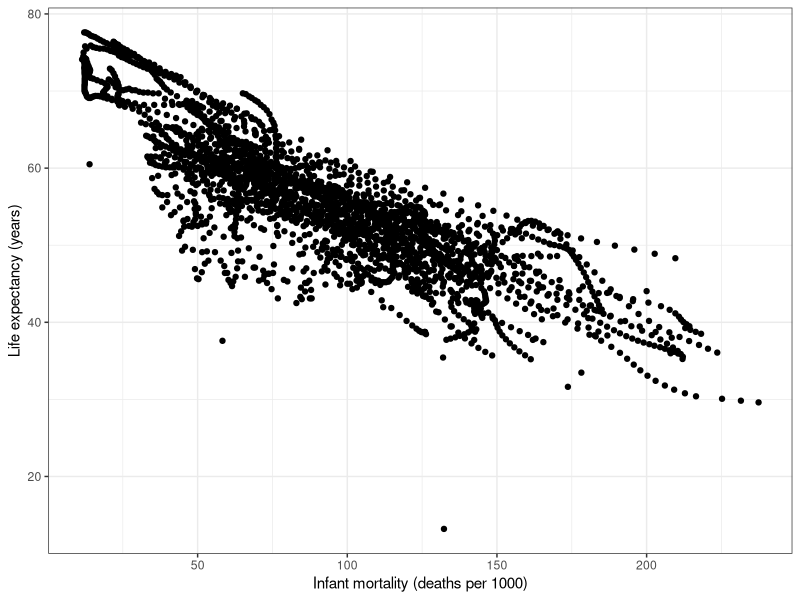
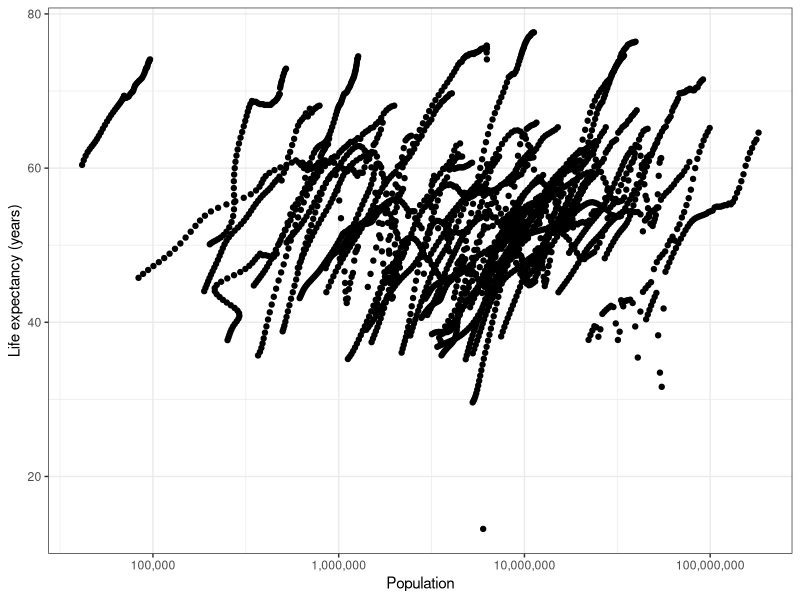
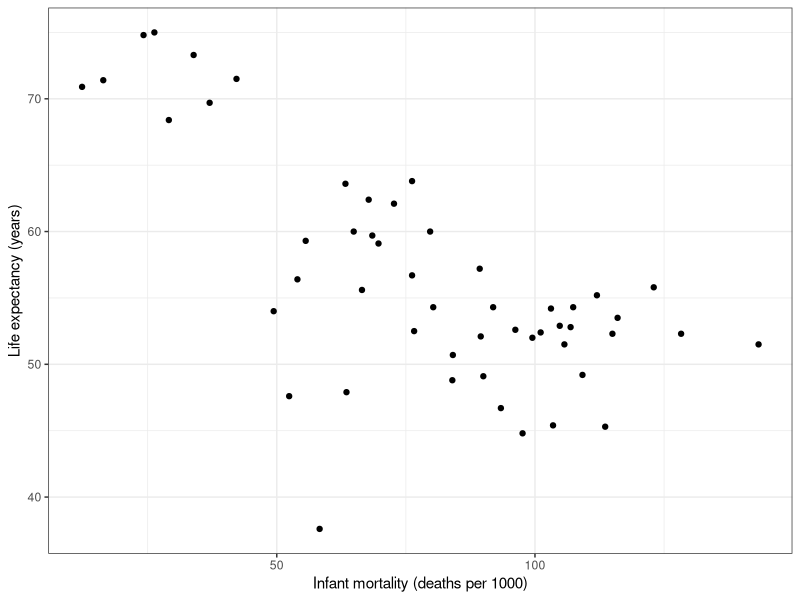
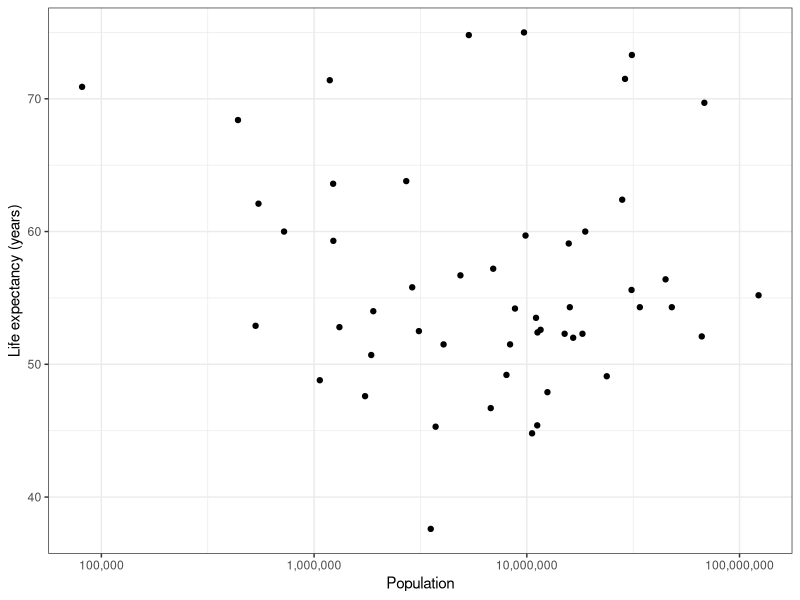
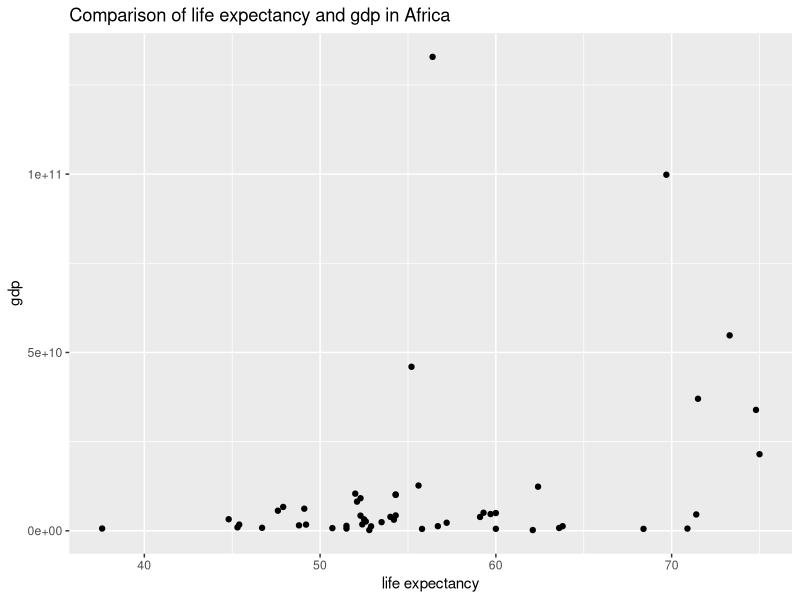
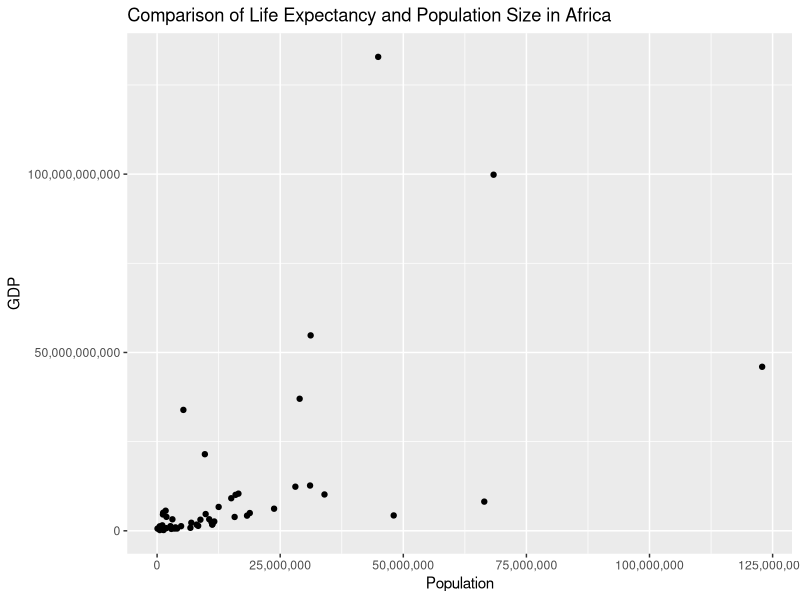

Recreate these plots in R, in order.
## ---- chunk 1
knitr::opts_chunk$set(include = TRUE, echo = TRUE)
## ---- chunk 2
# The dslabs package is where the data we want to use lives.
library(dslabs)

# We also need the tidyverse package for analysis later.
library(tidyverse)

# Use the scales package to make plot labels nicer
library(scales)

# Use the brooms package to help move data into easier format for tables
library(broom)

#Allows for easy to create tables from statistical data
library(knitr)
library(kableExtra)

# Open the help file for the gapminder data to examine contents.
help(gapminder)

# Examine the structure of the gapminder data
str(gapminder)

# Get a summary of the gapminder data variables
summary(gapminder)

# Print the class of the gapminder object
class(gapminder)
## ---- chunk 3
# Filter out records where the continent is "Africa"
africadata <- gapminder %>%
  dplyr::filter(continent == "Africa")

# View structure and summary of the Africa-only data to see what changed.
str(africadata)
summary(africadata)
## ---- chunk 4
# Create a data frame with only infant mortality and life expectancy
africa_im_le <- africadata %>%
  dplyr::select(infant_mortality, life_expectancy)

str(africa_im_le)
summary(africa_im_le)

# Create a data frame with only population size and life expectancy
africa_ps_le <- africadata %>%
  dplyr::select(population, life_expectancy)

str(africa_ps_le)
summary(africa_ps_le)
## ---- chunk 5
# scatterplot of life expectancy vs infant mortality
africa_im_le %>%
  # define which fields to plot
  ggplot(aes(x = infant_mortality, y = life_expectancy)) +
  # make the plot a scatterplot
  geom_point() +
  # change the way the plot looks (i.e. changing "non-data ink")
  theme_bw() +
  # make the axis titles nicer
  labs(
    x = "Infant mortality (deaths per 1000)",
    y = "Life expectancy (years)"
  )

# scatterplot of life expectancy vs population size
africa_ps_le %>%
  # define which fields to plot
  ggplot(aes(x = population, y = life_expectancy)) +
  # make the plot a scatterplot
  geom_point() +
  # change the way the plot looks
  theme_bw() +
  # Make the axis titles nicer
  labs(
    x = "Population",
    y = "Life expectancy (years)"
  ) +
  # customize the x-axis scale
  scale_x_continuous(
    # use a log scale for population size
    trans = "log10",
    # format the values with commas rather than scientific notation
    labels = scales::comma
  )
## ---- chunk 6
africadata %>%
  # Filter for any rows where either variable is NA (missing)
  dplyr::filter(is.na(infant_mortality) | is.na(life_expectancy)) %>%
  # Count up the number of missing records for each year
  dplyr::count(year, sort = TRUE, name = "# records missing")
## ---- chunk 7
# Filter only records where the year is 2000
africadata_2000 <- africadata %>%
  filter(year == 2000)

# Check to see if everything worked alright
str(africadata_2000)
summary(africadata_2000)
## ---- chunk 8
# scatterplot of life expectancy vs infant mortality
africadata_2000 %>%
  # define which fields to plot
  ggplot(aes(x = infant_mortality, y = life_expectancy)) +
  # make the plot a scatterplot
  geom_point() +
  # change the way the plot looks (i.e. changing "non-data ink")
  theme_bw() +
  # make the axis titles nicer
  labs(
    x = "Infant mortality (deaths per 1000)",
    y = "Life expectancy (years)"
  )

# scatterplot of life expectancy vs population size
africadata_2000 %>%
  # define which fields to plot
  ggplot(aes(x = population, y = life_expectancy)) +
  # make the plot a scatterplot
  geom_point() +
  # change the way the plot looks
  theme_bw() +
  # Make the axis titles nicer
  labs(
    x = "Population",
    y = "Life expectancy (years)"
  ) +
  # customize the x-axis scale
  scale_x_continuous(
    # use a log scale for population size
    trans = "log10",
    # format the values with commas rather than scientific notation
    labels = scales::comma
  )
## ---- chunk 9
# Fit both of the simple linear models
fit1 <- lm(life_expectancy ~ infant_mortality, data = africadata_2000)
fit2 <- lm(life_expectancy ~ population, data = africadata_2000)

# Get information about both of the models
summary(fit1)
summary(fit2)
## ---- chunk 10
africadata_2000 %>%
  ggplot(aes(x=life_expectancy, y=gdp))+
  geom_point()+
  ggtitle("Comparison of life expectancy and gdp in Africa")+
xlab("life expectancy")+
  scale_x_continuous(name="life expectancy", labels = comma) +
  ylab("gdp")
## ---- chunk 11
africadata_2000 %>%
  ggplot(aes(x=population, y=gdp))+
  geom_point()+
  ggtitle("Comparison of Life Expectancy and Population Size in Africa")+
xlab("Population")+
  scale_x_continuous(name="Population", labels = comma)+
  ylab("GDP")+
  scale_y_continuous(name="GDP", labels = comma)
## ---- chunk 12
fit3 <-lm(gdp ~ life_expectancy, data=africadata_2000)
fit4 <-lm(gdp ~ population, data = africadata_2000)
## ---- chunk 13
summary(fit3)
summary(fit4)
## ---- chunk 14
fit5 <-lm(gdp ~ life_expectancy + population, data = africadata_2000)

##We will then summarize the output
summary(fit5)
## ---- chunk 15
fit5%>%
tidy() %>%
kbl() %>%
kable_material_dark("hover", full_width=F, html_font='times')
